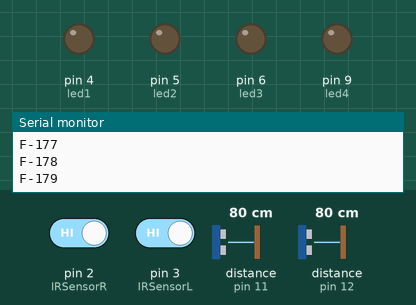
The sketch below on a simulated Arduino Uno, built with avr-gcc and run on an emulated ATmega328P. On the bench: output pins drawn as LEDs (lit = HIGH), the last lines printed to the serial monitor. Dashed ring = blinking. Inputs (shaded band) come from the test bench; at power-on: distance to the obstacle (sensors on pin 11, pin 12) 80 cm, pin 2 (IRSensorR) HIGH, pin 3 (IRSensorL) HIGH. The echo pulse lasts 58.3 µs per cm.

Above: at 1.2 s.
1.3 s: distance to the obstacle (sensor on pin 11) set to 4 cm
At 2.83 s:
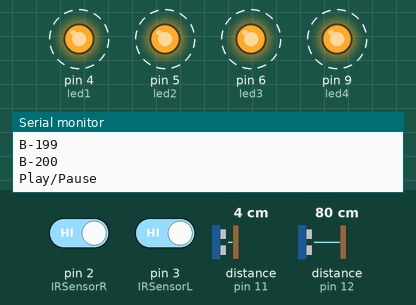
5.3 s: pin 2 (IRSensorR) driven LOW
At 6.56 s:
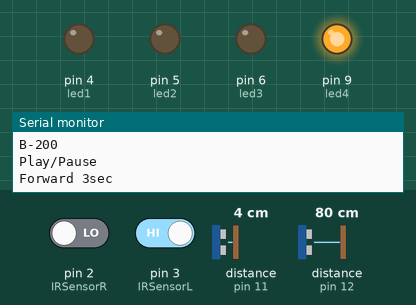
8.8 s: distance to the obstacle (sensor on pin 12) set to 9 cm
At 9.97 s:
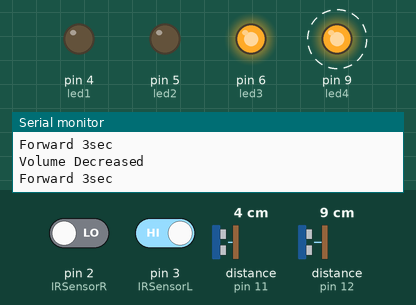
12.8 s: pin 2 (IRSensorR) driven HIGH
16.3 s: pin 3 (IRSensorL) driven LOW
At 17.14 s:
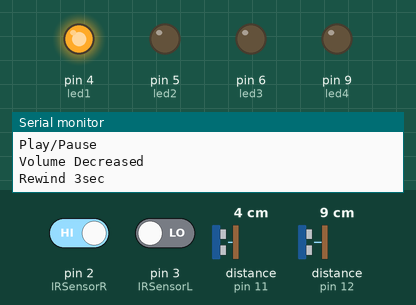
20.3 s: pin 3 (IRSensorL) driven HIGH
Timing chart, 0 to 24.8 s (numbered marks = the images above; inputs shaded):
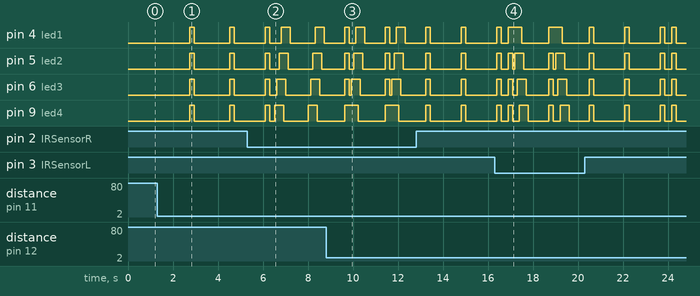

Measured:
- after the input at 1.3 s, pin 4 (led1), pin 5 (led2), pin 6 (led3), pin 9 (led4): alternates HIGH for 0.20 s and LOW for 1.6 s, starting after 1.4 s

The sketch:

sketch_mar03a.ino
```cpp
const int trigger1 = 8; //Trigger pin of 1st Sesnor
const int echo1 = 12; //Echo pin of 1st Sesnor
const int trigger2 = 7; //Trigger pin of 2nd Sesnor
const int echo2 = 11;//Echo pin of 2nd Sesnor
const int IRSensorR = 2;
const int IRSensorL = 3;
int led1 = 4;
int led2 = 5;
int led3 = 6;
int led4 = 9;

 int distL,distR,statusSensorL, statusSensorR;

#include <NewPing.h>

#define SONAR_NUM 2     // Number of sensors.
#define MAX_DISTANCE 200 // Maximum distance (in cm) to ping.

NewPing sonar[SONAR_NUM] = {   // Sensor object array.
  NewPing(8, 12, MAX_DISTANCE), // Each sensor's trigger pin, echo pin, and max distance to ping.
  NewPing(7, 11, MAX_DISTANCE)
};

void setup() {
  Serial.begin(9600);
  pinMode(trigger1, OUTPUT);
  pinMode(echo1, INPUT);
  pinMode(trigger2, OUTPUT);
  pinMode(echo2, INPUT);
  pinMode(IRSensorR, INPUT);
  pinMode(IRSensorL, INPUT);
  // put your setup code here, to run once:
 //initialize digital pin as output
 pinMode(led1, OUTPUT);
 pinMode(led2, OUTPUT);
 pinMode(led3, OUTPUT);
 pinMode(led4, OUTPUT);
}

void time_calc_play(int dis1, int dis2,int i,int j)
{
    int t=0;
    while(true)
    {
      dis1=sonar[i].ping_cm();
      dis2=sonar[j].ping_cm();

      if((dis1>2 && dis1<8) || (dis2>2 && dis2<8))
      {
        delay(100);
        Serial.println ("Play/Pause");
        Blink();
      }
      break;
    }
}

void time_calc_vol(int dis1, int dis2, int i, int j)
{
    if((dis1>8 && dis1<25) || (dis2>8 && dis2<25))
    {

      dis2 =sonar[j].ping_cm();
      while(dis2>8 && dis2<40)
      {
        Serial.println ("Volume Increased");
        Blink();
        break;
      }
      delay(100);

      dis1 =sonar[i].ping_cm();
      while (dis1>8 && dis1<40) //Hand pushed in
      {
         Serial.println ("Volume Decreased");
         Blink();
         break;
      }
    }
}

void Forward(int x, int y,  char a)
{
  if(a=='y')
  {
    int t = 0;
    while(true)
    {
      int x  = digitalRead (IRSensorR);

      if( x == 0 )
       {
        int y  = digitalRead (IRSensorL);
         if((x == 0) && (y == 0))
           break;

        Serial.println("Forward 3sec");
        ForwardLED();
        delay(500);
        break;
       }
       else
       {
          t++;
          Serial.print("F-");
          Serial.println(t);
          if(t==200)
          {
           time_calc_play(distL,distR,0,1);
           break;
          }
       }
    }
  }
}

void Rewind(int x,int y,char a)
{
  if(a=='y')
  {
    int t = 0;
    while(true)
    {
      int y  = digitalRead (IRSensorL);
      if( y == 0 )
       {
        int x  = digitalRead (IRSensorR);
        if((x == 0) && (y == 0))
           break;

        Serial.println("Rewind 3sec");
        RewindLED();
        delay(500);
        break;
       }
       else
       {
          t++;
          Serial.print("B-");
          Serial.println(t);
          if(t==200)
          {
           time_calc_play(distL,distR,0,1);
           break;
          }
       }

    }
  }
}

void ForwardLED()
{
  digitalWrite(led4, HIGH);
 delay(100);
  digitalWrite(led3, HIGH);
 delay(100);
  digitalWrite(led2, HIGH);
 delay(100);
  digitalWrite(led1, HIGH);
 delay(100);

 digitalWrite(led4, LOW);
 delay(100);
 digitalWrite(led3, LOW);
 delay(100);
 digitalWrite(led2, LOW);
 delay(100);
 digitalWrite(led1, LOW);
 delay(100);
}

void RewindLED()
{
  digitalWrite(led1, HIGH);//it mean to give 5v(high) to pins.here ,the led will be on.
 delay(100);//1000 = 1 second
 digitalWrite(led2, HIGH);
 delay(100);
 digitalWrite(led3, HIGH);
 delay(100);
  digitalWrite(led4, HIGH);
 delay(100);

 digitalWrite(led1, LOW);//it mean to give 0v(low) to pin.here, led will be off
 delay(100);
 digitalWrite(led2, LOW);
 delay(100);
 digitalWrite(led3, LOW);
 delay(100);
 digitalWrite(led4, LOW);
 delay(100);
}

void Blink()
{
  digitalWrite(led1, HIGH);//it mean to give 5v(high) to pins.here ,the led will be on.
  digitalWrite(led2, HIGH);
  digitalWrite(led3, HIGH);
  digitalWrite(led4, HIGH);

  delay(200);

 digitalWrite(led1, LOW);//it mean to give 0v(low) to pin.here, led will be off
 digitalWrite(led2, LOW);
 digitalWrite(led3, LOW);
 digitalWrite(led4, LOW);
}

void loop() { //infinite loopy

  distL =sonar[0].ping_cm(); //get distance of left sensor
  distR =sonar[1].ping_cm(); //get distance of right sensor
  statusSensorR  = digitalRead (IRSensorR);
  statusSensorL  = digitalRead (IRSensorL);

    //Control Modes
    //VolUp/Down - Control Mode
    time_calc_vol(distL,distR,0,1);

  if(statusSensorL != 0)
  {
  //Forward-Rewind - Control Mode
    Forward(statusSensorR,statusSensorL,'y');
  }
  if(statusSensorR != 0)
  {
    Rewind(statusSensorR,statusSensorL,'y');
  }

  delay(200);
   // put your main code here, to run repeatedly
}
```
